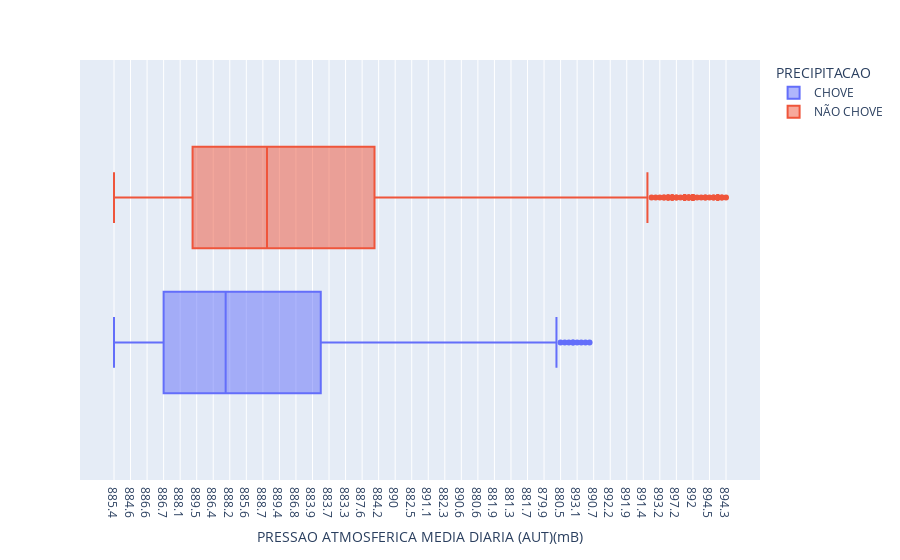

This figure's notebook cell:
### Markdown cell above
## Visualização das variaveis numericas independentes

### Code cell
#visualizando a distribuição da coluna de PRESSAO ATMOSFERICA MEDIA DIARIA com base na precipitação
px.box(df, x ='PRESSAO ATMOSFERICA MEDIA DIARIA (AUT)(mB)', color = 'PRECIPITACAO' )

### Figure 1 — Plotly figure (JSON) as saved in the notebook; plotly's stock layout.template omitted (floating-point values rounded to 4 significant figures; data arrays with more than 128 entries replaced by an {"elided": "..."} marker saying what was removed)
{"data": [{"alignmentgroup": "True", "hovertemplate": "PRECIPITACAO=CHOVE<br>PRESSAO ATMOSFERICA MEDIA DIARIA (AUT)(mB)=%{x}<extra></extra>", "legendgroup": "CHOVE", "marker": {"color": "#636efa"}, "name": "CHOVE", "notched": false, "offsetgroup": "CHOVE", "orientation": "h", "showlegend": true, "type": "box", "x": {"elided": "2375 str values"}, "x0": " ", "xaxis": "x", "y0": " ", "yaxis": "y"}, {"alignmentgroup": "True", "hovertemplate": "PRECIPITACAO=NÃO CHOVE<br>PRESSAO ATMOSFERICA MEDIA DIARIA (AUT)(mB)=%{x}<extra></extra>", "legendgroup": "NÃO CHOVE", "marker": {"color": "#EF553B"}, "name": "NÃO CHOVE", "notched": false, "offsetgroup": "NÃO CHOVE", "orientation": "h", "showlegend": true, "type": "box", "x": {"elided": "4167 str values"}, "x0": " ", "xaxis": "x", "y0": " ", "yaxis": "y"}], "layout": {"boxmode": "group", "legend": {"title": {"text": "PRECIPITACAO"}, "tracegroupgap": 0}, "margin": {"t": 60}, "xaxis": {"anchor": "y", "domain": [0, 1], "title": {"text": "PRESSAO ATMOSFERICA MEDIA DIARIA (AUT)(mB)"}}, "yaxis": {"anchor": "x", "domain": [0, 1]}}}
